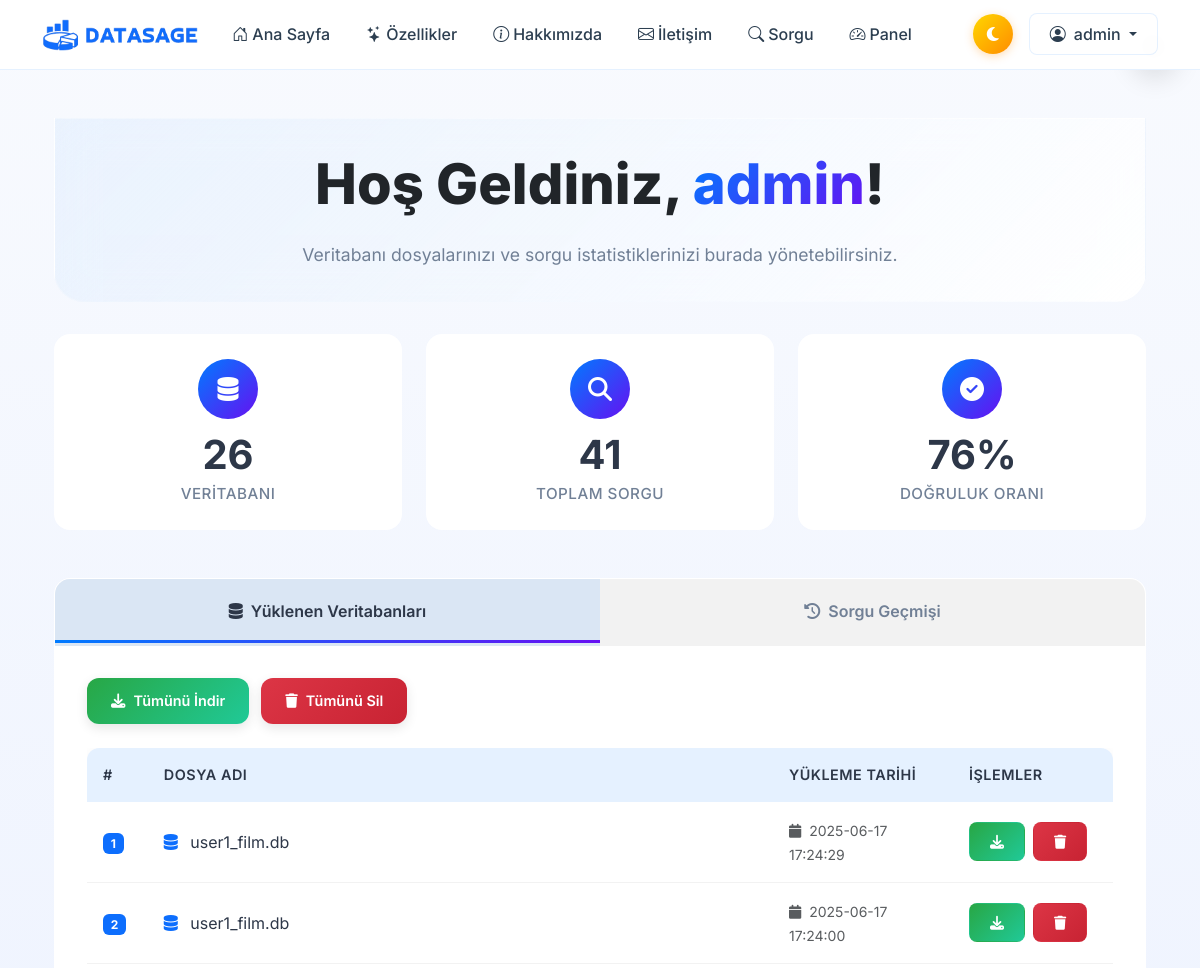
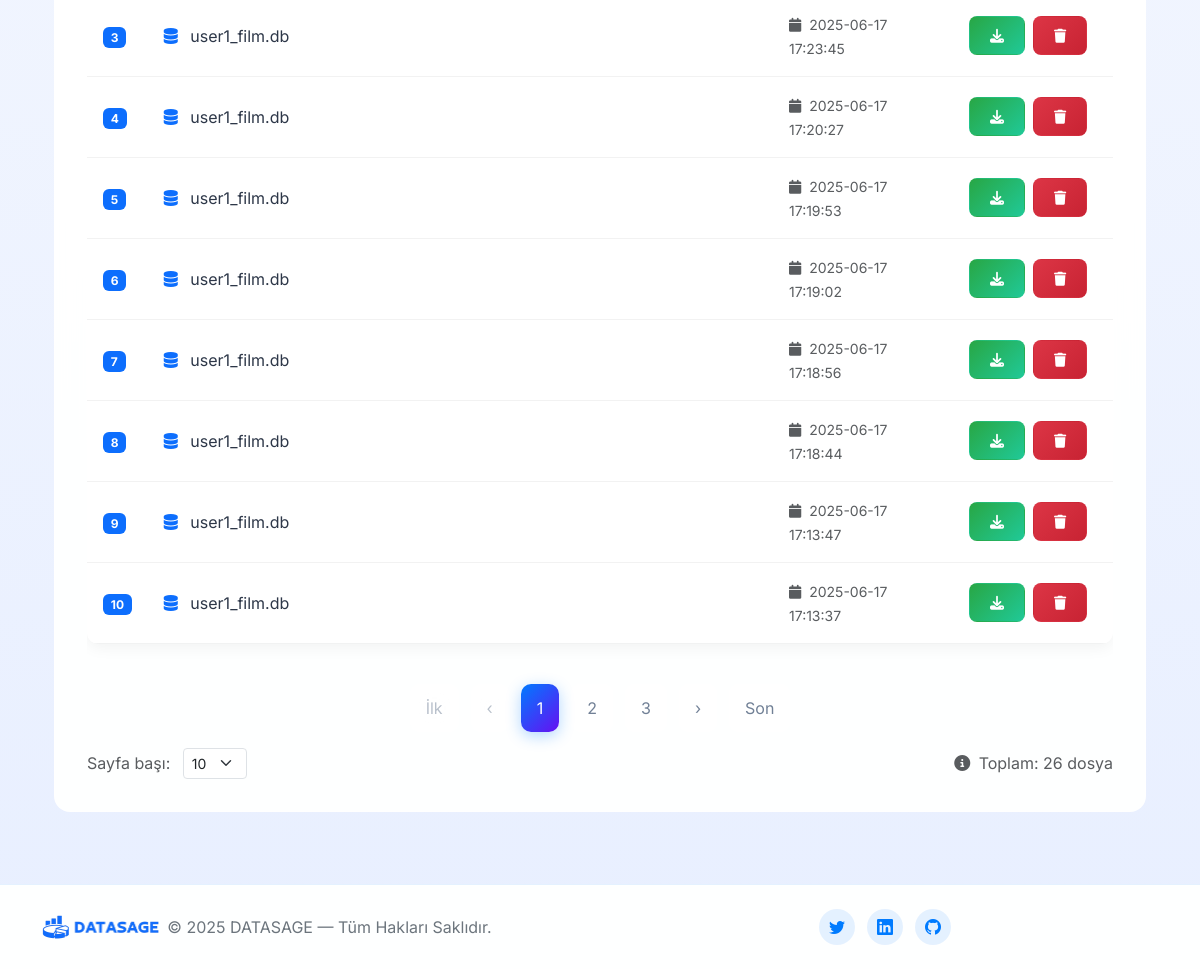
The app's page /dashboard (signed in) with its own data (2 pictures, top to bottom).
### tables this page shows
CREATE TABLE db_uploads (
        id INTEGER PRIMARY KEY AUTOINCREMENT,
        user_id INTEGER,
        filename TEXT,
        uploaded_at DATETIME DEFAULT CURRENT_TIMESTAMP,
        FOREIGN KEY (user_id) REFERENCES users(id)
    );

### app.py (the view)
@app.route("/dashboard")
@login_required
def dashboard():
    user_id = session["user_id"]
    query_filter = request.args.get("query_filter", "")
    sort_order = request.args.get("sort_order", "desc").lower()
    try:
        page = int(request.args.get("page", 1))
        per_page = int(request.args.get("per_page", 10))
        if per_page not in [10, 15, 20]:
            per_page = 10
    except:
        page = 1
        per_page = 10
    try:
        uploads_page = int(request.args.get("uploads_page", 1))
        uploads_per_page = int(request.args.get("uploads_per_page", 10))
        if uploads_per_page not in [10, 15, 20]:
            uploads_per_page = 10
    except:
        uploads_page = 1
        uploads_per_page = 10
    if sort_order not in ["asc", "desc"]:
        sort_order = "desc"
    conn = sqlite3.connect("database.sqlite")
    conn.row_factory = sqlite3.Row
    uploads_count = conn.execute(
        "SELECT COUNT(*) FROM db_uploads WHERE user_id = ?", (user_id,)
    ).fetchone()[0]
    uploads_offset = (uploads_page - 1) * uploads_per_page
    uploads_total_pages = (uploads_count + uploads_per_page - 1) // uploads_per_page
    uploads = conn.execute("""
        SELECT * FROM db_uploads
        WHERE user_id = ?
        ORDER BY uploaded_at DESC
        LIMIT ? OFFSET ?
    """, (user_id, uploads_per_page, uploads_offset)).fetchall()
    uploads_start_page = max(1, uploads_page - 2)
    uploads_end_page = min(uploads_page + 2, uploads_total_pages)
    history_query = "SELECT * FROM query_history WHERE user_id = ?"
    params = [user_id]
    if query_filter:
        history_query += " AND LOWER(question) LIKE ?"
        params.append(f"%{query_filter.lower()}%")
    history_query += f" ORDER BY timestamp {sort_order.upper()}"
    count_query = "SELECT COUNT(*) FROM query_history WHERE user_id = ?"
    count_params = [user_id]
    if query_filter:
        count_query += " AND LOWER(question) LIKE ?"
        count_params.append(f"%{query_filter.lower()}%")
    total_queries = conn.execute(count_query, count_params).fetchone()[0]
    successful_queries = conn.execute("""
        SELECT COUNT(*) FROM query_history
        WHERE user_id = ? AND result NOT LIKE '%Hata%'
    """, (user_id,)).fetchone()[0]
    if total_queries > 0:
        success_rate = round((successful_queries / total_queries) * 100)
    else:
        success_rate = 0
    offset = (page - 1) * per_page
    history_query += " LIMIT ? OFFSET ?"
    params.extend([per_page, offset])
    history = conn.execute(history_query, params).fetchall()
    indexed_history = list(enumerate(history, offset + 1))
    total_pages = (total_queries + per_page - 1) // per_page
    start_page = max(1, page - 2)
    end_page = min(page + 2, total_pages)
    conn.close()
    return render_template(
        "dashboard.html",
        uploads=uploads,
        uploads_page=uploads_page,
        uploads_per_page=uploads_per_page,
        uploads_count=uploads_count,
        uploads_total_pages=uploads_total_pages,
        uploads_start_page=uploads_start_page,
        uploads_end_page=uploads_end_page,
        history=indexed_history,
        page=page,
        per_page=per_page,
        total_queries=total_queries,
        total_pages=total_pages,
        start_page=start_page,
        end_page=end_page,
        successful_queries=successful_queries,
        success_rate=success_rate,
    )

### app.py (called while the page is built)
def login_required(view_func):
    @wraps(view_func)
    def wrapped_view(**kwargs):
        if "user_id" not in session:
            flash("Bu sayfayı görüntülemek için giriş yapmalısınız.", "warning")
            return redirect(url_for("auth.login"))
        return view_func(**kwargs)
    return wrapped_view

### templates/dashboard.html (shortened to what this page needs)
{% extends "base.html" %}
{% block content %}
<button class="theme-toggle" onclick="toggleTheme()" title="Tema Değiştir">
</button>
<div class="container py-4">
  <section class="welcome-section" data-aos="fade-down">
    <div class="text-center">
      <h1 class="hero-title">
        Hoş Geldiniz, <span class="text-gradient">{{ session.username | default('Kullanıcı') }}</span>!
      </h1>
      <p class="welcome-subtitle">Veritabanı dosyalarınızı ve sorgu istatistiklerinizi burada yönetebilirsiniz.</p>
    </div>
  </section>
  <section class="stats-container" data-aos="fade-up" data-aos-delay="100">
    <div class="stat-card">
      <div class="stat-icon">
        <i class="fas fa-database"></i>
      </div>
      <div class="stat-number">{{ uploads_count or 0 }}</div>
      <div class="stat-label">Veritabanı</div>
    </div>
    <div class="stat-card">
      <div class="stat-icon">
        <i class="fas fa-search"></i>
      </div>
      <div class="stat-number">{{ total_queries or 0 }}</div>
      <div class="stat-label">Toplam Sorgu</div>
    </div>
    <div class="stat-card">
      <div class="stat-icon">
        <i class="fas fa-check-circle"></i>
      </div>
      <div class="stat-number">{{ success_rate }}%</div>
      <div class="stat-label">Doğruluk Oranı</div>
    </div>
  </section>
  <section class="tab-container" data-aos="fade-up" data-aos-delay="200">
    <div class="tab-nav">
      <button class="tab-button active" onclick="switchTab('databases')" id="databases-tab">
        <i class="fas fa-database me-2"></i>Yüklenen Veritabanları
      </button>
      <button class="tab-button" onclick="switchTab('queries')" id="queries-tab">
        <i class="fas fa-history me-2"></i>Sorgu Geçmişi
      </button>
    </div>
    <div class="tab-content">
      <div class="tab-pane active" id="databases-content">
        <div class="action-buttons">
          <a href="{{ url_for('download_all_dbs') }}"
             class="btn-modern btn-success-modern {% if uploads|length == 0 %}disabled{% endif %}">
            <i class="fas fa-download"></i>
            Tümünü İndir
          </a>
          <a href="{{ url_for('delete_all_uploads') }}"
             class="btn-modern btn-danger-modern {% if uploads|length == 0 %}disabled{% endif %}"
             onclick="return confirm('Tüm veritabanlarını silmek istediğinize emin misiniz?')">
            <i class="fas fa-trash"></i>
            Tümünü Sil
          </a>
        </div>
        <div class="table-responsive">
          <table class="table table-modern">
            <thead>
              <tr>
                <th style="width: 60px;">#</th>
                <th>Dosya Adı</th>
                <th style="width: 180px;">Yükleme Tarihi</th>
                <th style="width: 160px;">İşlemler</th>
              </tr>
            </thead>
            <tbody>
              {% for db in uploads %}
              <tr>
                <td><span class="badge bg-primary">{{ loop.index }}</span></td>
                <td style="overflow-wrap:anywhere;">
                  <i class="fas fa-database text-primary me-2"></i>
                  {{ db.filename }}
                </td>
                <td>
                  <small class="text-muted">
                    <i class="fas fa-calendar me-1"></i>
                    {{ db.uploaded_at }}
                  </small>
                </td>
                <td>
                  <div class="d-flex gap-2">
                    <a href="{{ url_for('download_db', filename=db.filename) }}"
                       class="btn btn-sm btn-success-modern">
                      <i class="fas fa-download"></i>
                    </a>
                    <a href="{{ url_for('delete_upload', upload_id=db.id) }}"
                       class="btn btn-sm btn-danger-modern"
                       onclick="return confirm('Bu dosyayı silmek istediğinize emin misiniz?')">
                      <i class="fas fa-trash"></i>
                    </a>
                  </div>
                </td>
              </tr>
              {% endfor %}
            </tbody>
          </table>
        </div>
        <nav aria-label="Veritabanı dosyaları sayfalama" class="mt-4">
          <ul class="pagination pagination-modern">
            <li class="page-item {% if uploads_page == 1 %}disabled{% endif %}">
              <a class="page-link" href="?uploads_page=1&uploads_per_page={{ uploads_per_page }}">İlk</a>
            </li>
            <li class="page-item {% if uploads_page == 1 %}disabled{% endif %}">
              <a class="page-link" href="?uploads_page={{ uploads_page-1 }}&uploads_per_page={{ uploads_per_page }}">‹</a>
            </li>
            {% for p in range(uploads_start_page, uploads_end_page+1) %}
              <li class="page-item {% if p == uploads_page %}active{% endif %}">
                <a class="page-link" href="?uploads_page={{ p }}&uploads_per_page={{ uploads_per_page }}">{{ p }}</a>
              </li>
            {% endfor %}
            <li class="page-item {% if uploads_page == uploads_total_pages %}disabled{% endif %}">
              <a class="page-link" href="?uploads_page={{ uploads_page+1 }}&uploads_per_page={{ uploads_per_page }}">›</a>
            </li>
            <li class="page-item {% if uploads_page == uploads_total_pages %}disabled{% endif %}">
              <a class="page-link" href="?uploads_page={{ uploads_total_pages }}&uploads_per_page={{ uploads_per_page }}">Son</a>
            </li>
          </ul>
        </nav>
        <div class="d-flex justify-content-between align-items-center mt-3">
          <form method="get" class="d-inline-block">
            <label for="uploads_per_page" class="me-2 text-muted">Sayfa başı:</label>
            <select name="uploads_per_page" id="uploads_per_page" onchange="this.form.submit()" class="form-select form-select-sm d-inline-block w-auto">
              <option value="10" {% if uploads_per_page == 10 %}selected{% endif %}>10</option>
            </select>
          </form>
          <span class="text-muted">
            <i class="fas fa-info-circle me-1"></i>
            Toplam: {{ uploads_count }} dosya
          </span>
        </div>
      </div>
    </div>
  </section>
</div>
<link href="https://cdnjs.cloudflare.com/ajax/libs/aos/2.3.4/aos.css" rel="stylesheet">
{% endblock %}

### templates/base.html (shortened to what this page needs)
<!DOCTYPE html>
<html lang="tr" data-bs-theme="light">
<head>
    <link href="https://cdn.jsdelivr.net/npm/bootstrap@5.3.0/dist/css/bootstrap.min.css" rel="stylesheet">
    <link href="https://cdn.jsdelivr.net/npm/bootstrap-icons@1.11.0/font/bootstrap-icons.min.css" rel="stylesheet">
    <link href="https://unpkg.com/aos@2.3.1/dist/aos.css" rel="stylesheet">
    <link href="https://cdnjs.cloudflare.com/ajax/libs/font-awesome/6.5.0/css/all.min.css" rel="stylesheet">
</head>
<body>
<nav class="navbar navbar-expand-lg" id="main-navbar">
  <div class="container">
    <a class="navbar-brand" href="{{ url_for('index') }}">
      <img id="navbar-logo" src="{{ url_for('static', filename='images/logo-navbar.png') }}" alt="DATASAGE Logo" style="height: 32px;">
    </a>
    <div class="collapse navbar-collapse" id="navbarNav">
      <ul class="navbar-nav me-auto">
        <li class="nav-item">
          <a class="nav-link" href="{{ url_for('index') }}">
            <i class="bi bi-house-door me-1"></i>Ana Sayfa
          </a>
        </li>
        <li class="nav-item">
          <a class="nav-link" href="{{ url_for('index') }}#features">
            <i class="bi bi-stars me-1"></i>Özellikler
          </a>
        </li>
        <li class="nav-item">
          <a class="nav-link" href="{{ url_for('about') }}">
            <i class="bi bi-info-circle me-1"></i>Hakkımızda
          </a>
        </li>
        <li class="nav-item">
          <a class="nav-link" href="{{ url_for('contact') }}">
            <i class="bi bi-envelope me-1"></i>İletişim
          </a>
        </li>
        {% if session.username %}
          <li class="nav-item">
            <a class="nav-link" href="{{ url_for('ask') }}">
              <i class="bi bi-search me-1"></i>Sorgu
            </a>
          </li>
          <li class="nav-item">
            <a class="nav-link" href="{{ url_for('dashboard') }}">
              <i class="bi bi-speedometer2 me-1"></i>Panel
            </a>
          </li>
        {% endif %}
      </ul>
      <div class="d-flex align-items-center gap-3">
        <button id="theme-toggle" class="theme-toggle-btn" title="Tema Değiştir">
          <i id="theme-icon" class="bi bi-sun-fill"></i>
        </button>
        {% if session.username %}
          <div class="dropdown">
            <a class="btn btn-user dropdown-toggle" href="#" data-bs-toggle="dropdown">
              <i class="bi bi-person-circle me-2"></i>{{ session.username }}
            </a>
          </div>
        {% endif %}
      </div>
    </div>
  </div>
</nav>
<div id="page-content-wrapper">
    <div class="container mt-4">
        {% block content %}{% endblock %}
    </div>
</div>
<footer class="footer mt-5 py-4">
  <div class="container">
    <div class="row align-items-center">
      <div class="col-md-6">
        <div class="d-flex align-items-center">
          <img src="{{ url_for('static', filename='images/logo-navbar.png') }}" alt="DATASAGE" height="24" class="me-2">
          <span>© 2025 DATASAGE — Tüm Hakları Saklıdır.</span>
        </div>
      </div>
      <div class="col-md-6 text-md-end">
        <div class="social-links">
          <a href="#" class="social-link" title="Twitter"><i class="bi bi-twitter"></i></a>
          <a href="#" class="social-link" title="LinkedIn"><i class="bi bi-linkedin"></i></a>
          <a href="https://github.com/AleksDulda/DataSage" class="social-link" title="GitHub"><i class="bi bi-github"></i></a>
        </div>
      </div>
    </div>
  </div>
</footer>
</body>
</html>

### templates/base.html (style rules this page uses)
:root { --primary-color: #007bff; --secondary-color: #6610f2; --accent-color: #2c3e50; --text-muted: #6c757d; --light-bg: #f8fafe; --border-color: rgba(0, 123, 255, 0.1); --shadow: rgba(0, 0, 0, 0.1); --success-color: #28a745; --border-light: #e9ecef; --input-bg: #f8f9fa; --dark-bg: #15171d; --dark-surface: #1e2329; --dark-border: #2d3748; --dark-text: #f4f7fa; --dark-muted: #a9b5c7; --transition: all 0.3s ease; }
* { transition: var(--transition); }
body { font-family: 'Inter', -apple-system, BlinkMacSystemFont, 'Segoe UI', sans-serif; padding-top: 70px; background: linear-gradient(180deg, var(--light-bg) 0%, #e8efff 100%); min-height: 100vh; display: flex; flex-direction: column; }
#page-content-wrapper { flex: 1; }
#main-navbar { position: fixed; top: 0; width: 100%; z-index: 1030; background: rgba(255, 255, 255, 0.95) !important; backdrop-filter: blur(10px); border-bottom: 1px solid var(--border-color); height: 70px; }
.navbar-nav .nav-link { font-weight: 500; padding: 8px 16px !important; border-radius: 8px; margin: 0 2px; color: var(--accent-color) !important; }
.theme-toggle-btn { background: linear-gradient(135deg, #ffd700, #ff8c00); border: none; border-radius: 50%; width: 40px; height: 40px; display: flex; align-items: center; justify-content: center; cursor: pointer; box-shadow: 0 2px 10px rgba(255, 140, 0, 0.3); color: white; }
.btn { font-weight: 500; border-radius: 8px; padding: 8px 20px; transition: var(--transition); }
.btn-user { background: rgba(255, 255, 255, 0.1); border: 1px solid var(--border-color); color: var(--accent-color); text-decoration: none; }
.footer { background: rgba(255, 255, 255, 0.95); border-top: 1px solid var(--border-color); backdrop-filter: blur(10px); color: var(--text-muted); }
.social-links { display: flex; gap: 12px; justify-content: center; }
.social-link { width: 36px; height: 36px; border-radius: 50%; background: var(--border-color); display: flex; align-items: center; justify-content: center; color: var(--primary-color); text-decoration: none; transition: var(--transition); }

### records on screen
db_uploads: filename "user1_film.db", uploaded_at "2025-06-17 17:24:29"
db_uploads: filename "user1_film.db", uploaded_at "2025-06-17 17:24:00"
db_uploads: filename "user1_film.db", uploaded_at "2025-06-17 17:23:45"
db_uploads: filename "user1_film.db", uploaded_at "2025-06-17 17:20:27"
db_uploads: filename "user1_film.db", uploaded_at "2025-06-17 17:19:53"
db_uploads: filename "user1_film.db", uploaded_at "2025-06-17 17:19:02"
db_uploads: filename "user1_film.db", uploaded_at "2025-06-17 17:18:56"
db_uploads: filename "user1_film.db", uploaded_at "2025-06-17 17:18:44"
db_uploads: filename "user1_film.db", uploaded_at "2025-06-17 17:13:47"
db_uploads: filename "user1_film.db", uploaded_at "2025-06-17 17:13:37"

### other values on screen
{{ session.username }} "admin"
{{ session.username | default('Kullanıcı') }} "admin"
{{ uploads_count or 0 }} "26"
{{ total_queries or 0 }} "41"
{{ success_rate }} "76"
{{ p }} "1" "2" "3"
{{ uploads_count }} "26"
